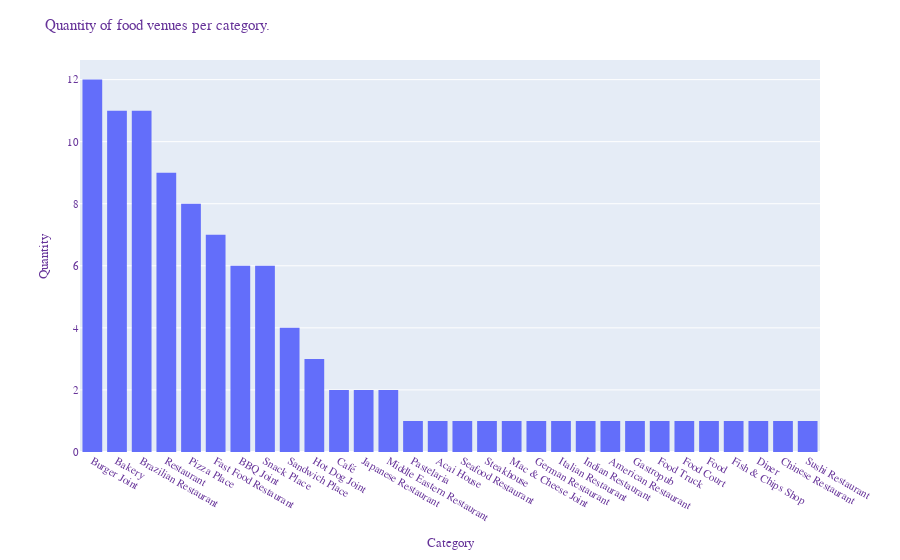

The cell this chart's notebook holds for it:
### Markdown cell above
We start the analysis by looking at a basic distribution of the categories by quantity in a histogram.

### Code cell
hist = MOCnearby_venues.groupby(['categories']).count().reset_index().sort_values(by='name', ascending=False)
fig = px.histogram(data_frame=hist, x='categories', y='name')
fig.update_layout(
    title="Quantity of food venues per category.",
    xaxis_title="Category",
    yaxis_title="Quantity",
    font=dict(
        family="Courier New, monospace",
        size=11,
        color="RebeccaPurple"
    )
)

fig.show()

### Figure 1 — Plotly figure (JSON) as saved in the notebook; plotly's stock layout.template omitted (floating-point values rounded to 4 significant figures)
{"data": [{"alignmentgroup": "True", "bingroup": "x", "histfunc": "sum", "hovertemplate": "categories=%{x}<br>sum of name=%{y}<extra></extra>", "legendgroup": "", "marker": {"color": "#636efa"}, "name": "", "offsetgroup": "", "orientation": "v", "showlegend": false, "type": "histogram", "x": ["Burger Joint", "Bakery", "Brazilian Restaurant", "Restaurant", "Pizza Place", "Fast Food Restaurant", "BBQ Joint", "Snack Place", "Sandwich Place", "Hot Dog Joint", "Café", "Japanese Restaurant", "Middle Eastern Restaurant", "Pastelaria", "Acai House", "Seafood Restaurant", "Steakhouse", "Mac & Cheese Joint", "German Restaurant", "Italian Restaurant", "Indian Restaurant", "American Restaurant", "Gastropub", "Food Truck", "Food Court", "Food", "Fish & Chips Shop", "Diner", "Chinese Restaurant", "Sushi Restaurant"], "xaxis": "x", "y": [12, 11, 11, 9, 8, 7, 6, 6, 4, 3, 2, 2, 2, 1, 1, 1, 1, 1, 1, 1, 1, 1, 1, 1, 1, 1, 1, 1, 1, 1], "yaxis": "y"}], "layout": {"barmode": "relative", "font": {"color": "RebeccaPurple", "family": "Courier New, monospace", "size": 11}, "legend": {"tracegroupgap": 0}, "margin": {"t": 60}, "title": {"text": "Quantity of food venues per category."}, "xaxis": {"anchor": "y", "domain": [0, 1], "title": {"text": "Category"}}, "yaxis": {"anchor": "x", "domain": [0, 1], "title": {"text": "Quantity"}}}}
